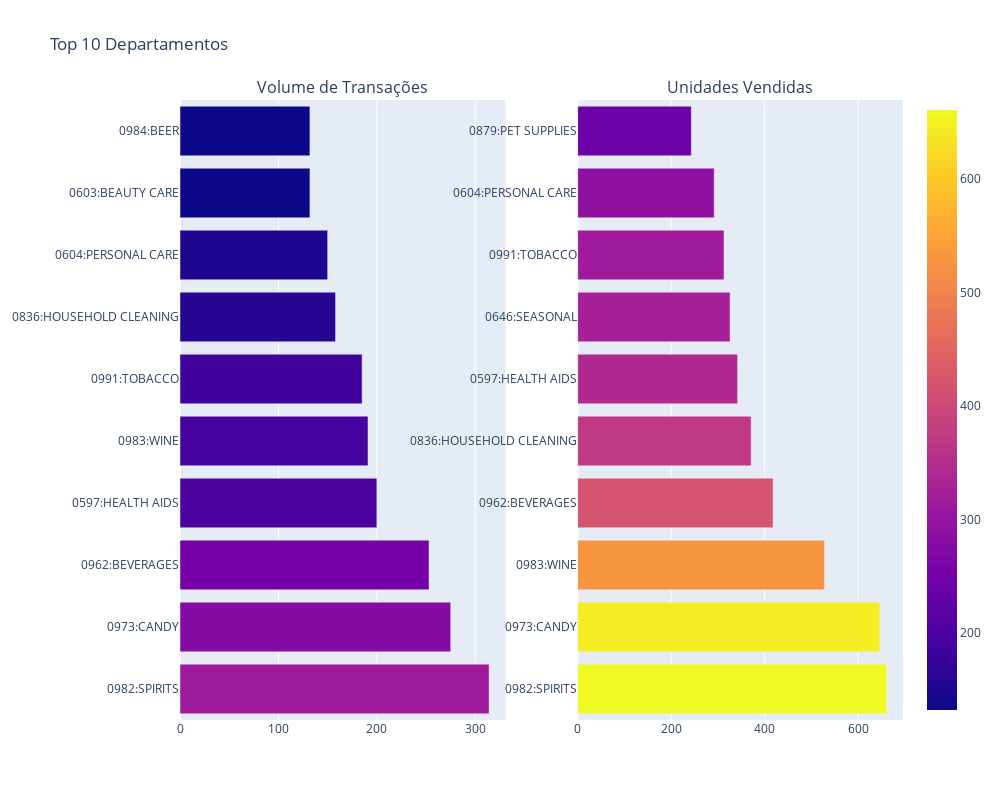

Notebook cell for this chart:
### Code cell
# Unificar dois gráficos (Top 10), para mostrar lado a lado

# Criar subplots
fig_pergunta1 = make_subplots(rows=1, cols=2, subplot_titles=("Volume de Transações", "Unidades Vendidas"))

# Adicionar os gráficos aos subplots
for trace in fig_volume_transacoes_top10['data']:
    fig_pergunta1.add_trace(trace, row=1, col=1)

for trace in fig_unidades_vendidas_top10['data']:
    fig_pergunta1.add_trace(trace, row=1, col=2)

fig_pergunta1.update_layout(height=800, width=1000, title_text="Top 10 Departamentos", showlegend=False)
fig_pergunta1.show()

### Figure 1 — Plotly figure (JSON) as saved in the notebook; plotly's stock layout.template omitted (floating-point values rounded to 4 significant figures)
{"data": [{"alignmentgroup": "True", "hovertemplate": "value=%{x}<br>Departamento=%{y}<br>color=%{marker.color}<extra></extra>", "legendgroup": "", "marker": {"color": [314, 275, 253, 200, 191, 185, 158, 150, 132, 132], "coloraxis": "coloraxis", "pattern": {"shape": ""}}, "name": "", "offsetgroup": "", "orientation": "h", "showlegend": false, "textposition": "auto", "type": "bar", "x": [314, 275, 253, 200, 191, 185, 158, 150, 132, 132], "xaxis": "x", "y": ["0982:SPIRITS", "0973:CANDY", "0962:BEVERAGES", "0597:HEALTH AIDS", "0983:WINE", "0991:TOBACCO", "0836:HOUSEHOLD CLEANING", "0604:PERSONAL CARE", "0603:BEAUTY CARE", "0984:BEER"], "yaxis": "y"}, {"alignmentgroup": "True", "hovertemplate": "value=%{x}<br>Departamento=%{y}<br>color=%{marker.color}<extra></extra>", "legendgroup": "", "marker": {"color": [661, 646, 528, 418, 371, 342, 326, 313, 292, 243], "coloraxis": "coloraxis", "pattern": {"shape": ""}}, "name": "", "offsetgroup": "", "orientation": "h", "showlegend": false, "textposition": "auto", "type": "bar", "x": [661, 646, 528, 418, 371, 342, 326, 313, 292, 243], "xaxis": "x2", "y": ["0982:SPIRITS", "0973:CANDY", "0983:WINE", "0962:BEVERAGES", "0836:HOUSEHOLD CLEANING", "0597:HEALTH AIDS", "0646:SEASONAL", "0991:TOBACCO", "0604:PERSONAL CARE", "0879:PET SUPPLIES"], "yaxis": "y2"}], "layout": {"annotations": [{"font": {"size": 16}, "showarrow": false, "text": "Volume de Transações", "x": 0.225, "xanchor": "center", "xref": "paper", "y": 1, "yanchor": "bottom", "yref": "paper"}, {"font": {"size": 16}, "showarrow": false, "text": "Unidades Vendidas", "x": 0.775, "xanchor": "center", "xref": "paper", "y": 1, "yanchor": "bottom", "yref": "paper"}], "height": 800, "showlegend": false, "title": {"text": "Top 10 Departamentos"}, "width": 1000, "xaxis": {"anchor": "y", "domain": [0, 0.45]}, "xaxis2": {"anchor": "y2", "domain": [0.55, 1]}, "yaxis": {"anchor": "x", "domain": [0, 1]}, "yaxis2": {"anchor": "x2", "domain": [0, 1]}}}
